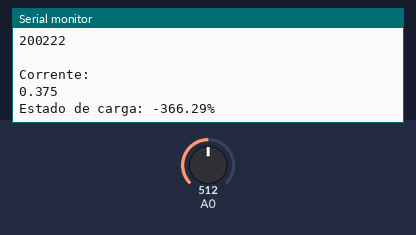
Bench run of a sketch on a simulated Arduino Uno, built with avr-gcc and run on an emulated ATmega328P. On the bench: the last lines printed to the serial monitor. Inputs (shaded band) come from the test bench; at power-on: A0 = 512.

Above: at 2.6 s.
2.7 s: A0 set to 716
At 4.9 s:
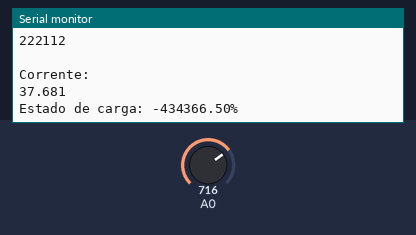
5.2 s: A0 set to 900
At 7.0 s:
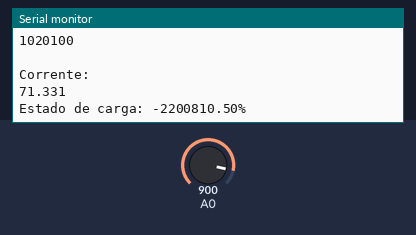
Timing chart, 0 to 8.5 s (numbered marks = the images above; inputs shaded):
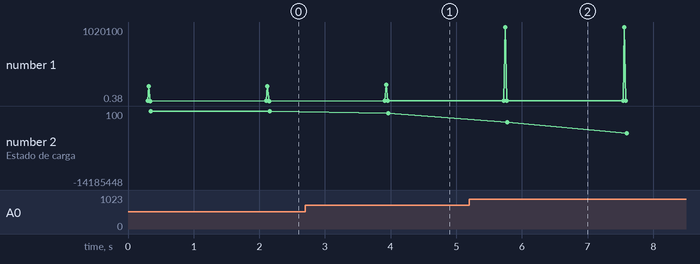

The sketch:

estado_carga.ino
```cpp
float c = 20;                                                     // Capacidade inicial da bateria (20Ah)
float t0 = 0, tempo_atual, delta_tempo;                           // Variáveis referente ao valor de tempo t em horas
float soc0 = 100;                                                 // Variável referente ao estado de carga inicial (100 = 100%)
float soc1;                                                       // Variável referente ao estado de carga a ser calculado
int v_1;                                                          // Valor de tensão lido no pino analógico A0 do arduino uno
float i;                                                          // Corrente real lida pelo sensor de corrente
float vin = 5;                                                    // Tensão de alimentação do sensor de corrente
float vreal;                                                      // Valor de tensão real

void setup() {

  Serial.begin(9600);                                             // Inicia a comunicação serial

}

void loop() {
    v_1 = analogRead(A0);                                         // Ler o valor de tensão no pino A0. (26,7 mV por Ampère)
    float v = (v_1 * (vin / 1024.0) + 0.01);                      // Variável para armazenar o valor da tensão linda em v_1

    vreal = v - (vin / 2);                                        // Valor real da tensão
    i = ((vreal) / (0.0267) * (5 / vin));                         //  Calculo da corrente
    delay(250);                                                   // delay
    tempo_atual = millis();                                       // Esta variável para armazenar o tempo que o arduino está em execução

    float t1 = tempo_atual * (2.77 * pow(10, -7));                // Calculo para converter Milissegundos em Horas

    delta_tempo = t1 - t0;                                        //
    soc1 = (soc0 + ((i * delta_tempo) / c * 100));                // Calculo do Estado de carga
    t0 += tempo_atual;                                            // Incremento do tempo (funciona como contador)
    t1 += tempo_atual;

    Serial.println("--------Parametros medidos-------");
    Serial.println("Tensao: ");
    Serial.println(v, 3);                                         // Imprime o valor da tensão lida no A0
    Serial.println("Tensao 2: ");
    Serial.println(v_1, 3);                                       // Imprime o valor da tensão após calculo
    Serial.println(" ");
    Serial.println("Corrente: ");
    Serial.println(i, 3);                                         // Imprime o valor da corrente
    Serial.println("Estado de carga: " + String(soc1) + "%");     // Imprime o valor do estado de carga

    delay(1500);
}
```

Measured:
- after the input at 2.7 s, the serial monitor: prints a new line after 1.2 s (image 1)
- after the input at 5.2 s, the serial monitor: prints a new line after 0.53 s (image 2)
- plotted number 1: 0.38 → 37.68 after the input at 2.7 s, 37.68 → 71.33 after the input at 5.2 s
- plotted number 2: -366.29 → -434366.5 after the input at 2.7 s, -434366.5 → -14185448 after the input at 5.2 s
